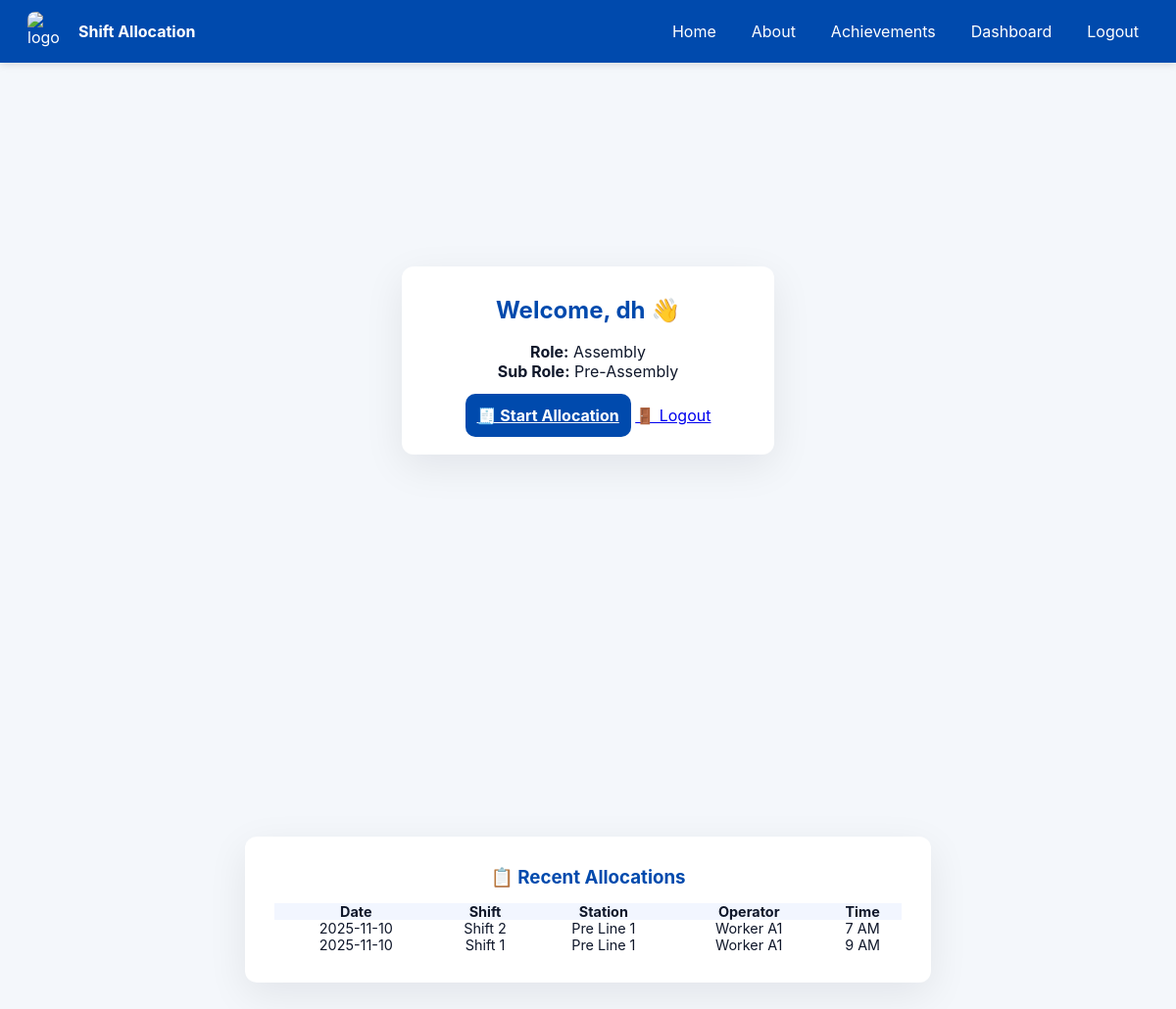
The app's page /dashboard (signed in) with its own data.
### tables this page shows
CREATE TABLE allocations(
            id INTEGER PRIMARY KEY AUTOINCREMENT,
            date TEXT,
            shift TEXT,
            shift_time TEXT,
            alloc_time TEXT,
            allocated_by TEXT,
            role TEXT,
            sub_role TEXT,
            station TEXT,
            operator_name TEXT,
            operator_code TEXT
        );

### app.py (the view)
@app.route('/dashboard')
def dashboard():
    if 'user' not in session:
        return redirect(url_for('login'))
    user = session['user']
    conn = sqlite3.connect(DB_PATH)
    c = conn.cursor()
    c.execute("""
        SELECT date, shift, station, operator_name, shift_time
        FROM allocations
        WHERE allocated_by = ?
        ORDER BY date DESC
        LIMIT 5
    """, (user['name'],))
    recent_allocations = c.fetchall()
    conn.close()
    return render_template('dashboard.html', user=user, recent_allocations=recent_allocations)

### app.py (called while the page is built)
def init_db():
    conn = sqlite3.connect(DB_PATH)
    c = conn.cursor()
    c.execute("""
        CREATE TABLE IF NOT EXISTS users(
            id INTEGER PRIMARY KEY AUTOINCREMENT,
            name TEXT NOT NULL,
            email TEXT UNIQUE NOT NULL,
            password TEXT NOT NULL,
            role TEXT NOT NULL,
            sub_role TEXT
        )
    """)
    c.execute("""
        CREATE TABLE IF NOT EXISTS allocations(
            id INTEGER PRIMARY KEY AUTOINCREMENT,
            date TEXT,
            shift TEXT,
            shift_time TEXT,
            alloc_time TEXT,
            allocated_by TEXT,
            role TEXT,
            sub_role TEXT,
            station TEXT,
            operator_name TEXT,
            operator_code TEXT
        )
    """)
    conn.commit()
    conn.close()

@app.before_request
def before_request():
    init_db()

### templates/dashboard.html (shortened to what this page needs)
{% extends "base.html" %}
{% block content %}
<div class="auth-container">
  <div class="auth-card" style="text-align:center;">
    <h2>Welcome, {{ user.name }} 👋</h2>
    <div class="info-box" style="margin-top:15px;">
      <p><strong>Role:</strong> {{ user.role }}</p>
      {% if user.sub_role %}
        <p><strong>Sub Role:</strong> {{ user.sub_role }}</p>
      {% endif %}
    </div>
    <div class="button-group" style="margin-top:25px;">
      <a href="{{ url_for('form_step1') }}" class="primary-btn">🧾 Start Allocation</a>
      <a href="{{ url_for('logout') }}" class="secondary-btn">🚪 Logout</a>
    </div>
  </div>
</div>
{% if recent_allocations %}
<div class="auth-container">
  <div class="auth-card" style="width:700px;">
    <h3 style="margin-bottom:15px;color:#004aad;">📋 Recent Allocations</h3>
    <table style="width:100%; font-size:0.9rem; border-collapse:collapse;">
      <tr style="background:#f2f6ff;">
        <th>Date</th>
        <th>Shift</th>
        <th>Station</th>
        <th>Operator</th>
        <th>Time</th>
      </tr>
      {% for row in recent_allocations %}
      <tr>
        <td>{{ row[0] }}</td>
        <td>{{ row[1] }}</td>
        <td>{{ row[2] }}</td>
        <td>{{ row[3] }}</td>
        <td>{{ row[4] }}</td>
      </tr>
      {% endfor %}
    </table>
  </div>
</div>
{% endif %}
{% endblock %}

### templates/base.html (shortened to what this page needs)
<!doctype html>
<html lang="en">
<head>
  <link rel="stylesheet" href="{{ url_for('static', filename='css/style.css') }}">
</head>
<body>
  <header>
    <nav class="navbar">
      <div class="nav-left">
        <img src="{{ url_for('static', filename='images/logo.png') }}" alt="logo" class="logo">
        <span class="brand">Shift Allocation</span>
      </div>
      <ul class="nav-links">
        <li><a href="{{ url_for('index') }}">Home</a></li>
        <li><a href="{{ url_for('about') }}">About</a></li>
        <li><a href="{{ url_for('achievements') }}">Achievements</a></li>
        {% if session.get('user') %}
          <li><a href="{{ url_for('dashboard') }}">Dashboard</a></li>
          <li><a href="{{ url_for('logout') }}">Logout</a></li>
        {% else %}
          <li><a href="{{ url_for('login') }}">Login</a></li>
          <li><a href="{{ url_for('register') }}">Sign Up</a></li>
        {% endif %}
      </ul>
    </nav>
  </header>
  <main>
    {% block content %}{% endblock %}
  </main>
</body>
</html>

### static/css/style.css (style rules this page uses)
* { box-sizing:border-box;margin:0;padding:0 }
body { font-family:Inter, system-ui, -apple-system, "Segoe UI", Roboto, "Helvetica Neue", Arial; color:#0f172a;background:#f4f7fb;min-height:100vh }
.navbar { display:flex;justify-content:space-between;align-items:center;padding:12px 28px;background:#004aad;color:#fff;box-shadow:0 2px 8px rgba(2,6,23,0.12) }
.logo { height:40px;width:40px;border-radius:8px;object-fit:cover }
.nav-left { display:flex;gap:12px;align-items:center }
.brand { font-weight:700;color:#fff }
.nav-links { list-style:none;display:flex;gap:16px;align-items:center }
.nav-links a { color:#fff;text-decoration:none;padding:8px 10px;border-radius:8px }
.auth-container { min-height:70vh;display:flex;align-items:center;justify-content:center;padding:28px }
.auth-card { width:380px;background:#fff;border-radius:12px;padding:30px;box-shadow:0 12px 40px rgba(2,6,23,0.08);text-align:center }
.auth-card h2 { color:#004aad;margin-bottom:18px }
.primary-btn { width:100%;padding:12px;border-radius:10px;border:0;background:#004aad;color:#fff;font-weight:700;cursor:pointer }

### records on screen
allocations: date "2025-11-10", shift "Shift 2", station "Pre Line 1", operator_name "Worker A1", shift_time "7 AM"
allocations: date "2025-11-10", shift "Shift 1", station "Pre Line 1", operator_name "Worker A1", shift_time "9 AM"

### other values on screen
{{ user.name }} "dh"
{{ user.role }} "Assembly"
{{ user.sub_role }} "Pre-Assembly"
